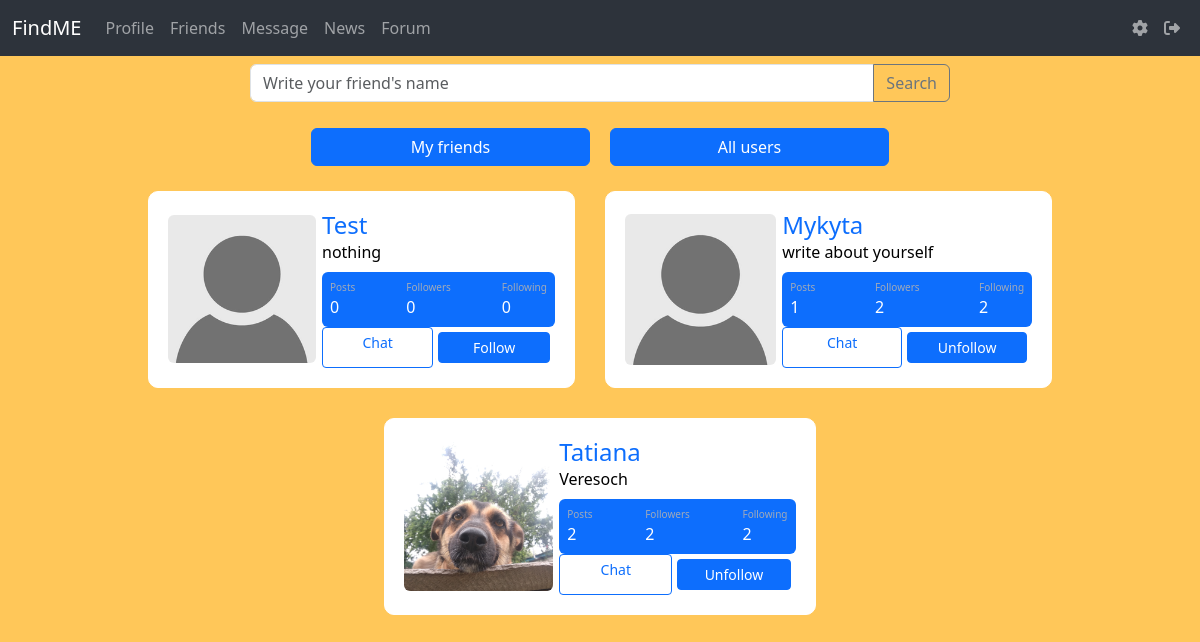
The page /friends (signed in) on the database its author committed.
### data/users.py (models this page shows, shortened)
class User(SqlAlchemyBase, UserMixin):
    __tablename__ = 'users'
    id = sqlalchemy.Column(sqlalchemy.Integer, primary_key=True, autoincrement=True)
    name = sqlalchemy.Column(sqlalchemy.String, unique=True, nullable=True)
    about = sqlalchemy.Column(sqlalchemy.String, nullable=True, default='write about yourself')
    second_email = sqlalchemy.Column(sqlalchemy.String, nullable=True)
    github = sqlalchemy.Column(sqlalchemy.String, nullable=True)
    image = sqlalchemy.Column(sqlalchemy.String, default="default.jpg")
    email = sqlalchemy.Column(sqlalchemy.String, index=True, unique=True, nullable=True)
    followings = sqlalchemy.Column(sqlalchemy.String, nullable=True, default='')
    followers = sqlalchemy.Column(sqlalchemy.String, nullable=True, default='')
    post_count = sqlalchemy.Column(sqlalchemy.Integer, nullable=True, default=0)
    admin_check = sqlalchemy.Column(sqlalchemy.Integer, default=0)
    hashed_password = sqlalchemy.Column(sqlalchemy.String, nullable=True)
    created_date = sqlalchemy.Column(sqlalchemy.DateTime, default=datetime.datetime.now)

### main.py (the view)
@app.route('/friends', methods=['GET', 'POST'])
@login_required
def friends():
    db_sess = db_session.create_session()
    if request.method == 'POST':
        data = request.form
        if 'my_friends' in list(dict(request.form).keys())[0]:
            users = db_sess.query(User).filter(User.id != current_user.id).all()
            return render_template('friends.html', title='Friends', users=users, friend_check='not is none')
        elif 'all_users' in list(dict(request.form).keys())[0]:
            users = db_sess.query(User).filter(User.id != current_user.id).all()
            return render_template('friends.html', title='Friends', users=users, all_users_check='not is none')
        elif 'friends_search' in list(dict(request.form).keys())[0]:
            input_name = data['friends_search']
            users = db_sess.query(User).filter(User.name.like(f"%{input_name}%")).filter(
                User.id != current_user.id).all()
            return render_template('friends.html', title='Friends', users=users)
    else:
        users = db_sess.query(User).filter(User.id != current_user.id).all()
        return render_template('friends.html', title='Friends', users=users)

### data/db_session.py (called while the page is built)
def create_session() -> Session:
    global __factory
    return __factory()

### main.py (called while the page is built)
@login_manager.user_loader
def load_user(user_id):
    db_sess = db_session.create_session()
    return db_sess.query(User).get(user_id)

### templates/friends.html (shortened to what this page needs)
{% extends "base.html" %}
{% block content %}
    <form method="post" enctype="multipart/form-data">
        <div class="input__block" style="margin-left: auto; margin-right: auto; max-width: 700px;">
            <div class="form-group">
                <div class="input-group mb-3">
                    <input type="text" class="form-control" name="friends_search" placeholder="Write your friend's name" aria-label="Write your friend's name" aria-describedby="button-addon2">
                    <button class="btn btn-outline-secondary" type="submit" id="button-addon2">Search</button>
                </div>
            </div>
        </div>
    </form>
    <form method="post" enctype="multipart/form-data">
        <div class="friends_buttons">
            <button class="btn btn-primary" style="width: 25%;" name="my_friends">My friends</button>
            <button class="btn btn-primary" style="width: 25%;" name="all_users">All users</button>
        </div>
    </form>
    {% if current_user.followings.split(', ') == [''] and not users %}
    <div class="friends__error">
        <h1 style="color: white;">Nothing found</h1>
        <a href="/friends">Click here to see all your friends</a>
    </div>
    {% else %}
        {% if  all_users_check %}
            <div class="friends__block">
                {% for user in users %}
                {% set list1 = user.followers.split(', ') %}
                {% set user_id_ = current_user.id | string() %}
                <div class="card_friend p-3" style="background-color: #ffffff; border: 1px solid white; border-radius: 10px;">
                    <div class="object__block">
                        <div class="image"><a href=""><img src="../static/avatars/{{ user.image }}" class="rounded" width="250"></a> </div>
                        <div class="ml-3 w-100">
                            <h4 class="mb-0 mt-0" name="nickname" style="color: white;"> <a href="/profile/{{user.name}}" style="text-decoration: none;">{{user.name}}</a> </h4> <span style="color: black;">{{user.about}}</span>
                            <div class="p-2 mt-2 bg-primary d-flex justify-content-between rounded text-white stats">
                                <div class="d-flex flex-column"> <span class="articles">Posts</span> <span class="number1">{{ user.post_count }}</span> </div>
                                <div class="d-flex flex-column"> <span class="followers">Followers</span> <span id="followers-count-{{user.id}}" class="number2">{% if (user.followers|length) > 1 %} {{(user.followers|length)//2}} {% else %} {% if user.followers == '' %} {{0}} {% else %} {{1}}  {% endif %} {% endif %}</span> </div>
                                <div class="d-flex flex-column"> <span class="rating">Following</span> <span class="number3">{% if (user.followings|length) > 1 %} {{(user.followings|length)//2}} {% else %} {% if user.followings == '' %} {{0}} {% else %} {{1}}  {% endif %} {% endif %}</span> </div>
                            </div>
                            <div class="buttons__block">
                                <a type="button" class="btn btn-sm btn-outline-primary w-100" href="/message/{{user.id}}">Chat</a>
                                <button class="btn btn-sm btn-primary w-100 ml-2" id="follow-button-{{user.id}}" onclick="follow({{user.id}})">{% if user_id_ in list1 %} Unfollow {% else %} Follow {% endif %}</button> </div>
                            </div>
                    </div>
                </div>
                {% endfor %}
            </div>
        {% else %}
            <div class="friends__block">
                {% for user in users %}
                {% set list1 = user.followers.split(', ') %}
                {% set user_id_ = current_user.id | string() %}
                <div class="card_friend p-3" style="background-color: #ffffff; border: 1px solid white; border-radius: 10px;">
                    <div class="object__block">
                        <div class="image"><a href=""><img src="../static/avatars/{{ user.image }}" class="rounded" width="250"></a> </div>
                        <div class="ml-3 w-100">
                            <h4 class="mb-0 mt-0" name="nickname" style="color: white;"> <a href="/profile/{{user.name}}" style="text-decoration: none;">{{user.name}}</a> </h4> <span style="color: black;">{{user.about}}</span>
                            <div class="p-2 mt-2 bg-primary d-flex justify-content-between rounded text-white stats">
                                <div class="d-flex flex-column"> <span class="articles">Posts</span> <span class="number1">{{ user.post_count }}</span> </div>
                                <div class="d-flex flex-column"> <span class="followers">Followers</span> <span id="followers-count-{{user.id}}" class="number2">{% if (user.followers|length) > 1 %} {{(user.followers|length)//2}} {% else %} {% if user.followers == '' %} {{0}} {% else %} {{1}}  {% endif %} {% endif %}</span> </div>
                                <div class="d-flex flex-column"> <span class="rating">Following</span> <span class="number3">{% if (user.followings|length) > 1 %} {{(user.followings|length)//2}} {% else %} {% if user.followings == '' %} {{0}} {% else %} {{1}}  {% endif %} {% endif %}</span> </div>
                            </div>
                            <div class="buttons__block">
                                <a type="button" class="btn btn-sm btn-outline-primary w-100" href="/message/{{user.id}}">Chat</a>
                                <button class="btn btn-sm btn-primary w-100 ml-2" id="follow-button-{{user.id}}" onclick="follow({{user.id}})">{% if user_id_ in list1 %} Unfollow {% else %} Follow {% endif %}</button> </div>
                            </div>
                    </div>
                </div>
                {% endfor %}
            </div>
        {% endif %}
{% endif %}
{% endblock %}

### static/css/style.css (style rules this page uses)
.friends__block { margin-left: auto; margin-right: auto; display: flex; justify-content: center; flex-wrap: wrap; }
.friends__block > div { margin: 15px; }
.stats { background: #f2f5f8; color: #000 }
.articles { font-size: 10px; color: #a1aab9 }
.number1 { font-weight: 500 }
.followers { font-size: 10px; color: #a1aab9 }
.number2 { font-weight: 500 }
.rating { font-size: 10px; color: #a1aab9 }
.number3 { font-weight: 500 }
.object__block { display: flex; align-items: center; }
.object__block > div { margin: 3px; }
.buttons__block { display: flex; text-align: flex-start; }
.buttons__block > button { margin: 5px; }
img { max-width: 100%; height: auto; }
html body { background-color: #FFC759; }
body { min-height: 100vh; overflow-x: hidden }
.friends_buttons { margin-left: auto; margin-right: auto; display: flex; justify-content: center; }
.friends_buttons > button { margin: 10px; }

### rows shown on the page
User: image (placeholder picture), name "Test", about "nothing", post_count "0", value "0", shows "Follow"
User: image (placeholder picture), name "Mykyta", about "write about yourself", post_count "1", followers "2", followings "2", shows "Unfollow"
User: image (picture), name "Tatiana", about "Veresoch", post_count "2", followers "2", followings "2", shows "Unfollow"
